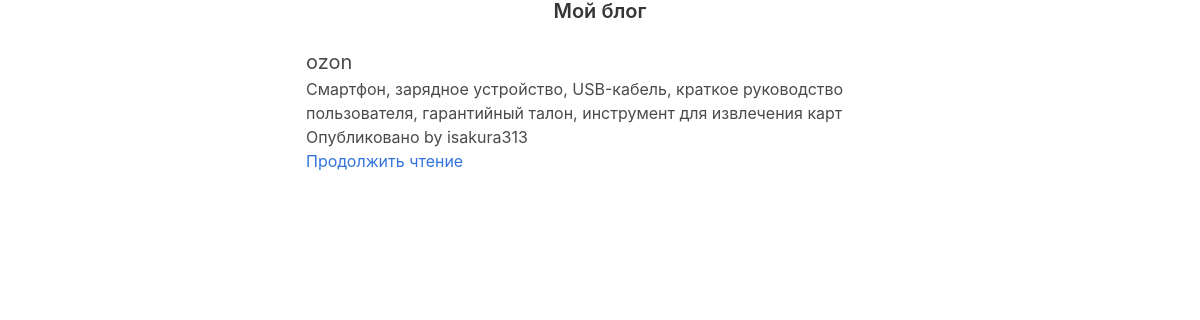
Before: / with the older database file.
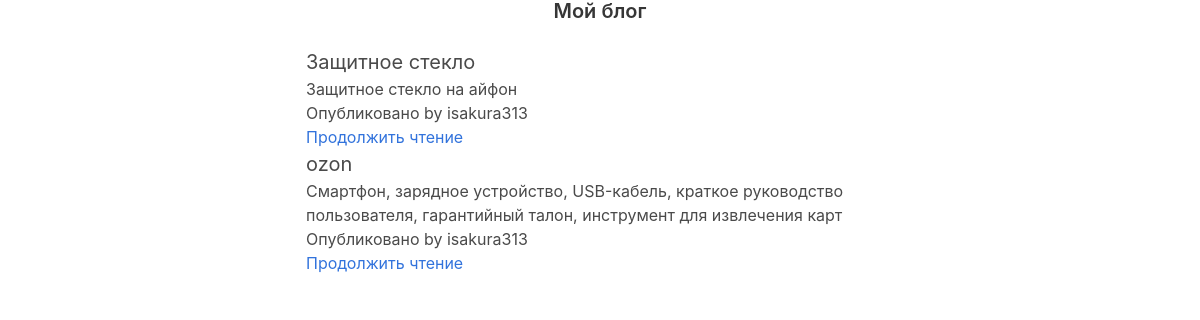
After: the same page with the newer database file.
### blog_part/models.py (models this page shows, shortened)
class Post(models.Model):
    STATUS_CHOICES = (('draft', 'Draft'), ('published', 'Published'),)
    title= models.CharField(max_length = 250) #заголовок для нашего поста
    blog_Post_Img = models.ImageField(upload_to='images/', default='')
    slug = models.SlugField(max_length= 250, unique_for_date='publish')
    author = models.ForeignKey(User, on_delete= models.CASCADE, related_name='blog_posts')
    body = models.TextField()
    publish = models.DateTimeField(default=timezone.now)
    created = models.DateTimeField(auto_now_add=True) #автоматически записывает текущее время
    updated = models.DateTimeField(auto_now = True)
    status = models.CharField(max_length = 10, choices = STATUS_CHOICES, default='draft')
    objects = models.Manager()
    published = PublishedManager()
    def get_absolute_url(self):
        return reverse('blog:post_detail',
                       args = [self.slug])
    class Meta:
        ordering = ('-publish',)

### blog_part/views.py (the view)
# urls.py: path('', views.post_list, name='post_list'),
def post_list(request):
    posts = Post.published.all
    return render(request, 'blog/post/list.html', {'posts': posts})

### blog_part/models.py (called while the page is built)
    def get_queryset(self):
        return super(PublishedManager, self).get_queryset() \
            .filter(status='published')

### blog_part/templates/blog/post/list.html (shortened to what this page needs)
{% extends "blog/base.html" %}
    {% block content %}
<h1 class="is-size-5 title has-text-centered"> Мой блог </h1>
    {% for post in posts %}
<div class="blog_wrap">
    <h5 class="is-size-5"> {{ post.title }}</h5>
    <p class="blog_body"> {{ post.body|truncatewords:30|linebreaks }} </p>
    <p class="blot_time">Опубликовано {{ post.publsih }} by {{ post.author }}</p>
    <a href="{{ post.get_absolute_url }}">Продолжить чтение</a>
</div>
{% endfor %}
{% endblock %}

### blog_part/templates/blog/base.html (shortened to what this page needs)
{% load static %}
<!DOCTYPE html>
<html lang="en">
<head>
    <link rel="stylesheet" href="{% static "css/blog.css" %}">
    <link rel="stylesheet" href="{% static "css/bulma.css" %}">
</head>
<body>
<div class="columns is-centered">
    <div class="column is-half">
        {% block content %}{% endblock %}
    </div>
</div>
</body>
</html>

Changed rows visible on the page:
added Post: title "Защитное стекло", body "Защитное стекло на айфон", author "isakura313"
